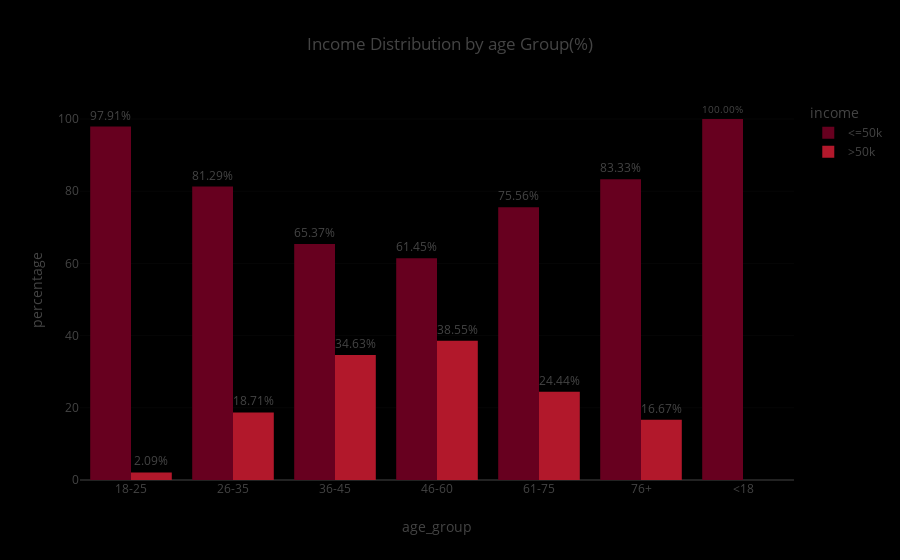

Write notebook code for a chart like this one.
### Code cell
themes = ["plotly", "plotly_white", "plotly_dark", "ggplot2", "seaborn", "simple_white", "presentation", "xgridoff", "ygridoff", "gridon", "none"]

for theme in themes:
    fig.update_layout(template=theme)
fig.show()

### Figure 1 — Plotly figure (JSON) as saved in the notebook; plotly's stock layout.template omitted (floating-point values rounded to 4 significant figures)
{"data": [{"alignmentgroup": "True", "hovertemplate": "income=<=50k<br>age_group=%{x}<br>percentage=%{text}<extra></extra>", "legendgroup": "<=50k", "marker": {"color": "rgb(103,0,31)", "pattern": {"shape": ""}}, "name": "<=50k", "offsetgroup": "<=50k", "orientation": "v", "showlegend": true, "text": [97.91, 81.29, 65.37, 61.45, 75.56, 83.33, 100.0], "textposition": "outside", "texttemplate": "%{text:.2f}%", "type": "bar", "x": ["18-25", "26-35", "36-45", "46-60", "61-75", "76+", "<18"], "xaxis": "x", "y": [97.91, 81.29, 65.37, 61.45, 75.56, 83.33, 100.0], "yaxis": "y"}, {"alignmentgroup": "True", "hovertemplate": "income=>50k<br>age_group=%{x}<br>percentage=%{text}<extra></extra>", "legendgroup": ">50k", "marker": {"color": "rgb(178,24,43)", "pattern": {"shape": ""}}, "name": ">50k", "offsetgroup": ">50k", "orientation": "v", "showlegend": true, "text": [2.093, 18.71, 34.63, 38.55, 24.44, 16.67], "textposition": "outside", "texttemplate": "%{text:.2f}%", "type": "bar", "x": ["18-25", "26-35", "36-45", "46-60", "61-75", "76+"], "xaxis": "x", "y": [2.093, 18.71, 34.63, 38.55, 24.44, 16.67], "yaxis": "y"}], "layout": {"autosize": true, "barmode": "group", "legend": {"title": {"text": "income"}, "tracegroupgap": 0}, "paper_bgcolor": "rgb(0, 0, 0)", "plot_bgcolor": "rgb(0, 0, 0)", "title": {"text": "Income Distribution by age Group(%)"}, "xaxis": {"anchor": "y", "autorange": true, "domain": [0, 1], "range": [-0.5, 6.5], "title": {"text": "age_group"}, "type": "category"}, "yaxis": {"anchor": "x", "autorange": true, "domain": [0, 1], "range": [0, 105.3], "title": {"text": "percentage"}, "type": "linear"}}}
